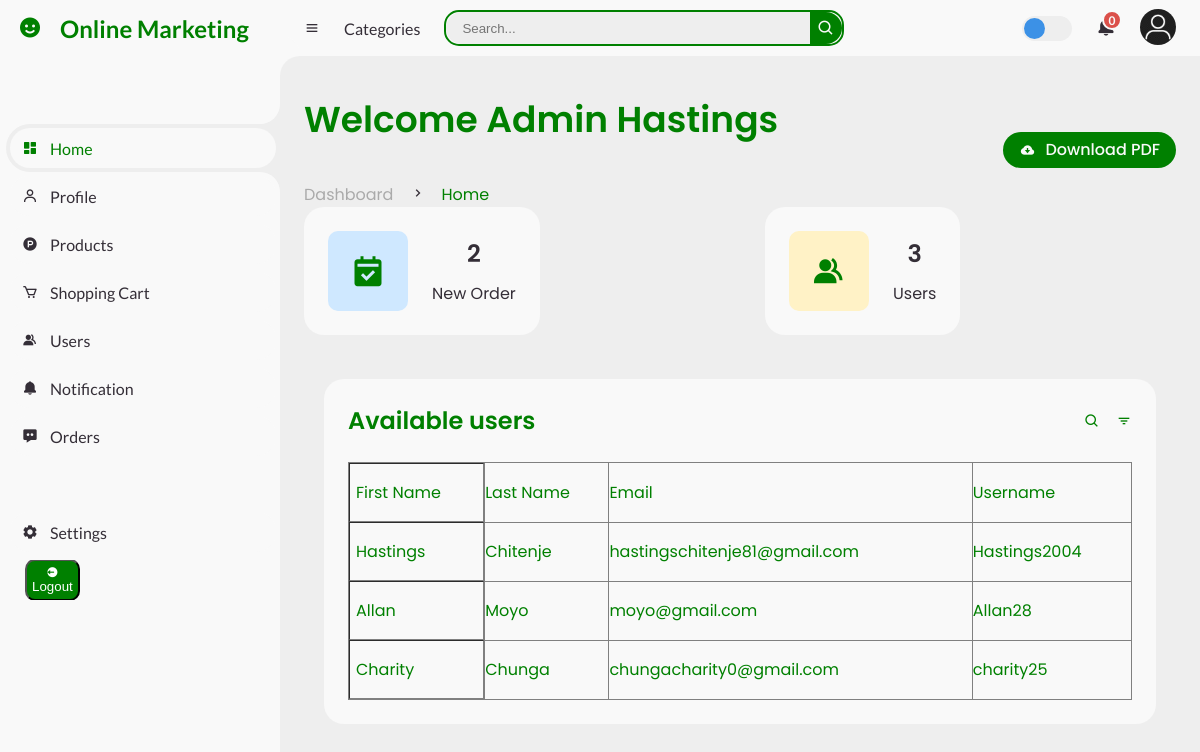
/admin/admin-dash.php (signed in), run on the app's committed database.
### tables this page shows
CREATE TABLE `users` (
  `user_id` int(11) NOT NULL,
  `first_name` varchar(30) NOT NULL,
  `last_name` varchar(30) NOT NULL,
  `user_email` varchar(50) NOT NULL,
  `username` varchar(30) NOT NULL,
  `user_password` longtext NOT NULL
);

### database/database.php (called while the page is built)
<?php
class Database{
    private $server = 'localhost';
    private $username = 'root';
    private $password = '';
    private $dbname = 'online_marketing';
    protected function connect(){
        try {
            $pdo = new PDO("mysql:host=$this->server;dbname=$this->dbname", $this->username, $this->password);
            $pdo->setAttribute(PDO::ATTR_ERRMODE, PDO::ERRMODE_EXCEPTION);
            return $pdo;
        } catch (PDOException $e) {
            echo 'Error connecting '. $e->getMessage();
        }
    }
}

### classes/users.class.php (the view, shortened to what this page needs)
<?php
class Users extends Database{
    public function get_all_users(){
         $stmt = $this -> connect()->prepare("SELECT * FROM users");
        $stmt->execute();
        $data = $stmt->fetchAll(PDO::FETCH_ASSOC);
        echo "<div class='table-data'>
				<div class='order'>
					<div class='head'>
						<h3>Available users</h3>
						<i class='bx bx-search'></i>
						<i class='bx bx-filter'></i>
					</div>
                    <div>
                        <table border=1>
                            <tr>
                                <td>First Name</td>
                                <td>Last Name</td>
                                <td>Email</td>
                                <td>Username</td>
                            </tr>
                    ";
        foreach($data as $row){
            echo "
                            <tr>
                                <td>".$row['first_name']."</td>
                                <td>".$row['last_name']."</td>
                                <td>".$row['user_email']."</td>
                                <td>".$row['username']."</td>
                            </tr>
                   ";
        }
        echo "</table>
        </div>
         </div>
        </div>";
    }
     public function get_number_users(){
        $stmt = $this -> connect()->prepare("SELECT COUNT(*) FROM users");
        if(!$stmt->execute()){
            $stmt = null;
            echo "error in execution";
            exit();
        }
        $users = $stmt->fetchColumn();
        echo $users;
    }
}

### css/style.css (style rules this page uses)
* { margin: 0; padding: 0; box-sizing: border-box; }
:root { --poppins: 'Poppins', sans-serif; --lato: 'Lato', sans-serif; --light: #F9F9F9; --blue: #3C91E6; --light-blue: #CFE8FF; --grey: #eee; --dark-grey: #AAAAAA; --dark: #342E37; --red: #DB504A; --yellow: #FFCE26; --light-yellow: #FFF2C6; --orange: #FD7238; --light-orange: #FFE0D3; }
html { overflow-x: hidden; }
body { background: var(--grey); overflow-x: hidden; }
#content main .table-data { display: flex; flex-wrap: wrap; grid-gap: 24px; margin-top: 24px; width: 100%; color: var(--dark); color: green; padding: 20px; }
#content main .table-data > div { border-radius: 20px; background: var(--light); padding: 24px; overflow-x: auto; }
#content main .table-data .head { display: flex; align-items: center; grid-gap: 16px; margin-bottom: 24px; }
#content main .table-data .head h3 { margin-right: auto; font-size: 24px; font-weight: 600; }
#content main .table-data .head .bx { cursor: pointer; }
#content main .table-data .order { flex-grow: 1; flex-basis: 500px; }
#content main .table-data .order table { width: 100%; border-collapse: collapse; }
#content main .table-data .order table td { padding: 16px 0; }
#content main .table-data .order table tr td:first-child { display: flex; align-items: center; grid-gap: 12px; padding-left: 6px; }

### data on the page
users: first_name "Hastings", last_name "Chitenje", user_email "hastingschitenje81@gmail.com", username "Hastings2004"
users: first_name "Allan", last_name "Moyo", user_email "moyo@gmail.com", username "Allan28"
users: first_name "Charity", last_name "Chunga", user_email "chungacharity0@gmail.com", username "charity25"

### other printed values
$unread "0"
$_SESSION['first_name'] "Hastings"
$orders "2"
$users "3"
